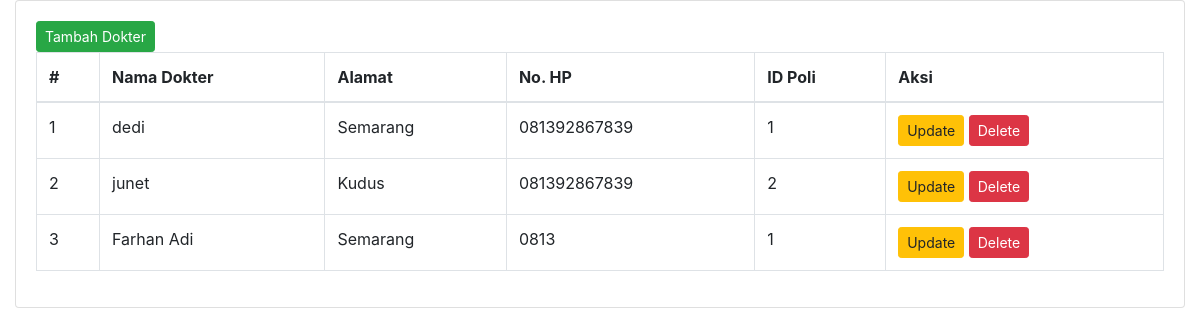
Before: /menuDokter.php with the older database file.
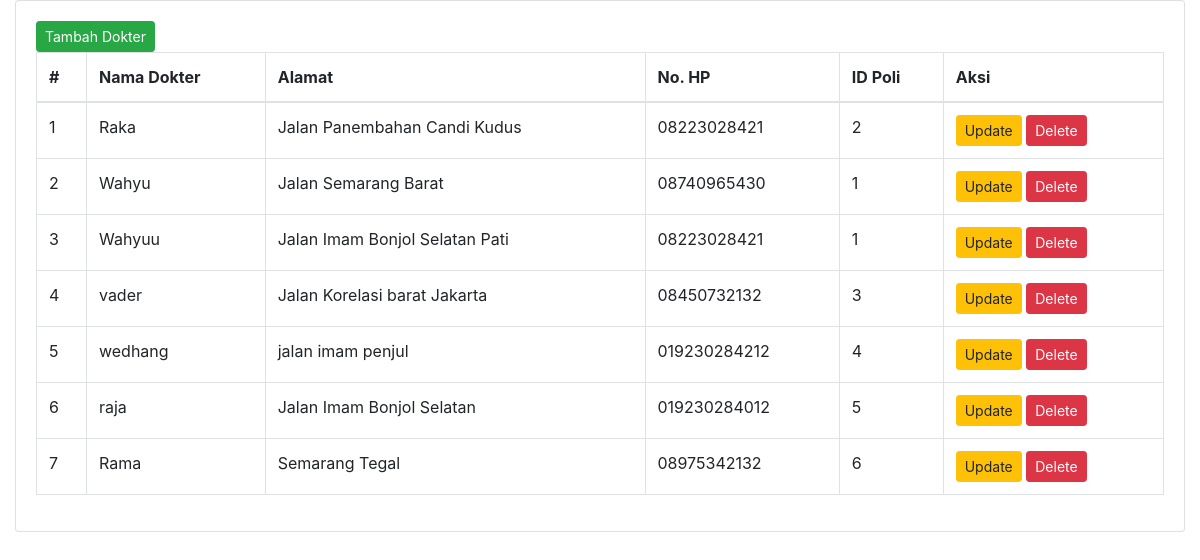
After: the same page with the newer database file.
### tables this page shows
CREATE TABLE `dokter` (
  `id` int(11) NOT NULL,
  `nama` varchar(255) NOT NULL,
  `password` varchar(255) NOT NULL,
  `alamat` varchar(255) NOT NULL,
  `no_hp` varchar(50) NOT NULL,
  `id_poli` int(11) NOT NULL
);

### menuDokter.php (the view, shortened to what this page needs)
<?php
include_once("koneksi.php");
$dokterQuery = "SELECT * FROM dokter";
$dokterResult = $mysqli->query($dokterQuery);
$dokterData = $dokterResult->fetch_all(MYSQLI_ASSOC);
$nomorUrut = 1;
?>
<!DOCTYPE html>
<html lang="en">
<head>
  <link rel="stylesheet" href="https://stackpath.bootstrapcdn.com/bootstrap/4.6.0/css/bootstrap.min.css">
</head>
<body class="hold-transition sidebar-mini">
  <div class="wrapper">
    <section class="content">
      <div class="container-fluid">
        <div class="row">
          <div class="col-12">
            <div class="card">
              <div class="card-body">
                <button type="button" class="btn btn-success btn-sm" data-toggle="modal" data-target="#addModal">Tambah Dokter</button>
                <table id="example2" class="table table-bordered table-hover">
                  <thead>
                    <tr>
                      <th>#</th>
                      <th>Nama Dokter</th>
                      <th>Alamat</th>
                      <th>No. HP</th>
                      <th>ID Poli</th>
                      <th>Aksi</th>
                    </tr>
                  </thead>
                  <tbody>
                    <?php
                    foreach ($dokterData as $dokterRow) {
                      echo "<tr>";
                      echo "<td>" . $nomorUrut++ . "</td>";
                      echo "<td>" . $dokterRow['nama'] . "</td>";
                      echo "<td>" . $dokterRow['alamat'] . "</td>";
                      echo "<td>" . $dokterRow['no_hp'] . "</td>";
                      echo "<td>" . $dokterRow['id_poli'] . "</td>";
                      echo "<td>
                        <form method='post' action=''>
                            <input type='hidden' name='id' value='" . $dokterRow['id'] . "'>
                            <input type='hidden' name='new_nama_dokter' value='" . $dokterRow['nama'] . "'>
                            <input type='hidden' name='new_alamat' value='" . $dokterRow['alamat'] . "'>
                            <input type='hidden' name='new_no_hp' value='" . $dokterRow['no_hp'] . "'>
                            <input type='hidden' name='new_id_poli' value='" . $dokterRow['id_poli'] . "'>
                            <button type='button' name='update_dokter' class='btn btn-warning btn-sm update-btn' data-toggle='modal' data-target='#updateModal'
                            data-id='" . $dokterRow['id'] . "'
                            data-nama_dokter='" . $dokterRow['nama'] . "'
                            data-alamat='" . $dokterRow['alamat'] . "'
                            data-no_hp='" . $dokterRow['no_hp'] . "'
                            data-id_poli='" . $dokterRow['id_poli'] . "'>Update</button>
                            <form method='post' action=''>
                                <input type='hidden' name='id' value='" . $dokterRow['id'] . "'>
                                <button type='submit' name='delete_dokter' class='btn btn-danger btn-sm' onclick='return confirm(\"Are you sure?\");'>Delete</button>
                            </form>
                        </form>
                      </td>";
                      echo "</tr>";
                    }
                    ?>
                  </tbody>
                </table>
              </div>
            </div>
          </div>
        </div>
      </div>
    </section>
  </div>
</body>
</html>

Changed rows visible on the page:
removed dokter: nama "dedi", alamat "Semarang", no_hp "081392867839", id_poli "1"
removed dokter: nama "junet", alamat "Kudus", no_hp "081392867839", id_poli "2"
removed dokter: nama "Farhan Adi", alamat "Semarang", no_hp "0813", id_poli "1"
added dokter: nama "Raka", alamat "Jalan Panembahan Candi Kudus", no_hp "08223028421", id_poli "2"
added dokter: nama "Wahyu", alamat "Jalan Semarang Barat", no_hp "08740965430", id_poli "1"
added dokter: nama "Wahyuu", alamat "Jalan Imam Bonjol Selatan Pati", no_hp "08223028421", id_poli "1"
added dokter: nama "vader", alamat "Jalan Korelasi barat Jakarta", no_hp "08450732132", id_poli "3"
added dokter: nama "wedhang", alamat "jalan imam penjul", no_hp "019230284212", id_poli "4"
added dokter: nama "raja", alamat "Jalan Imam Bonjol Selatan", no_hp "019230284012", id_poli "5"
added dokter: nama "Rama", alamat "Semarang Tegal", no_hp "08975342132", id_poli "6"
